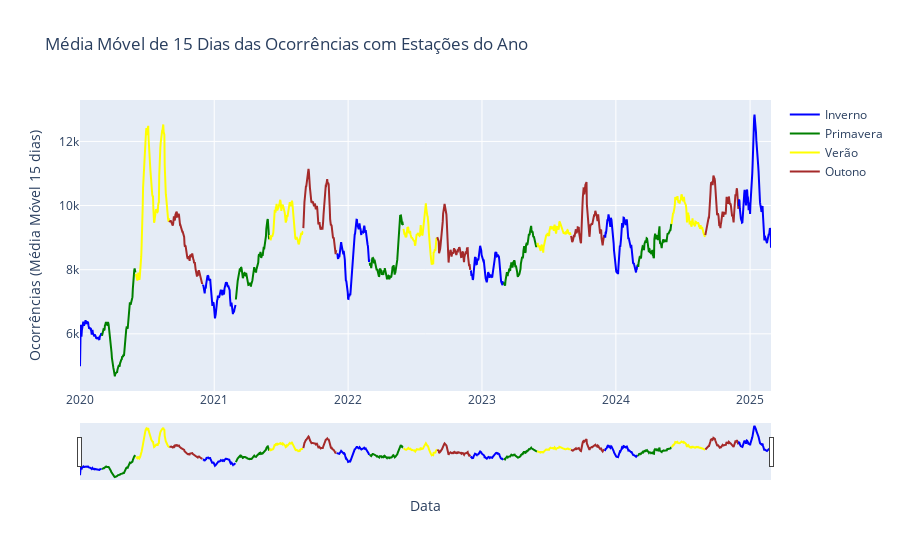

Notebook code cell kept with this figure:
### Markdown cell above
#### Ocorrências Totais

### Code cell
total_sazonal = total_temp_ocu.copy()
total_sazonal['created_date'] = pd.to_datetime(total_sazonal['created_date'], format='%m/%d/%Y %I:%M:%S %p')

# Agregar ocorrências por dia
daily_counts = (
    total_sazonal
    .groupby(total_sazonal['created_date'].dt.date)
    .size()
    .reset_index(name='count')
)
daily_counts['created_date'] = pd.to_datetime(daily_counts['created_date'], format='%m/%d/%Y %I:%M:%S %p')
daily_counts = daily_counts.sort_values('created_date')

# Calcular a média móvel de 15 dias
daily_counts['rolling_avg'] = daily_counts['count'].rolling(window=15, min_periods=1).mean()

# Adicionar coluna de estação
daily_counts['season'] = daily_counts['created_date'].apply(get_season)

# Para segmentar a linha de acordo com mudanças de estação, criamos um grupo que muda sempre que a estação muda
daily_counts['season_change'] = (daily_counts['season'] != daily_counts['season'].shift()).cumsum()

# Criar o gráfico interativo utilizando Plotly Graph Objects
fig = go.Figure()

# Para garantir que a legenda contenha apenas uma entrada por estação
legend_shown = {}

# Agrupar por segmentos contínuos de estação
for grp, subdf in daily_counts.groupby('season_change'):
    season = subdf['season'].iloc[0]
    # Mostrar legenda somente na primeira ocorrência de cada estação
    show_legend = False if season in legend_shown else True
    legend_shown[season] = True

    fig.add_trace(go.Scatter(
        x=subdf['created_date'],
        y=subdf['rolling_avg'],
        mode='lines',
        name=season,
        line=dict(color=season_colors[season]),
        showlegend=show_legend
    ))

# Atualizar layout do gráfico com range slider para navegação horizontal (por data)
fig.update_layout(
    title='Média Móvel de 15 Dias das Ocorrências com Estações do Ano',
    xaxis_title='Data',
    yaxis_title='Ocorrências (Média Móvel 15 dias)',
    xaxis=dict(
        rangeslider_visible=True,
        type='date'
    )
)

fig.show()
